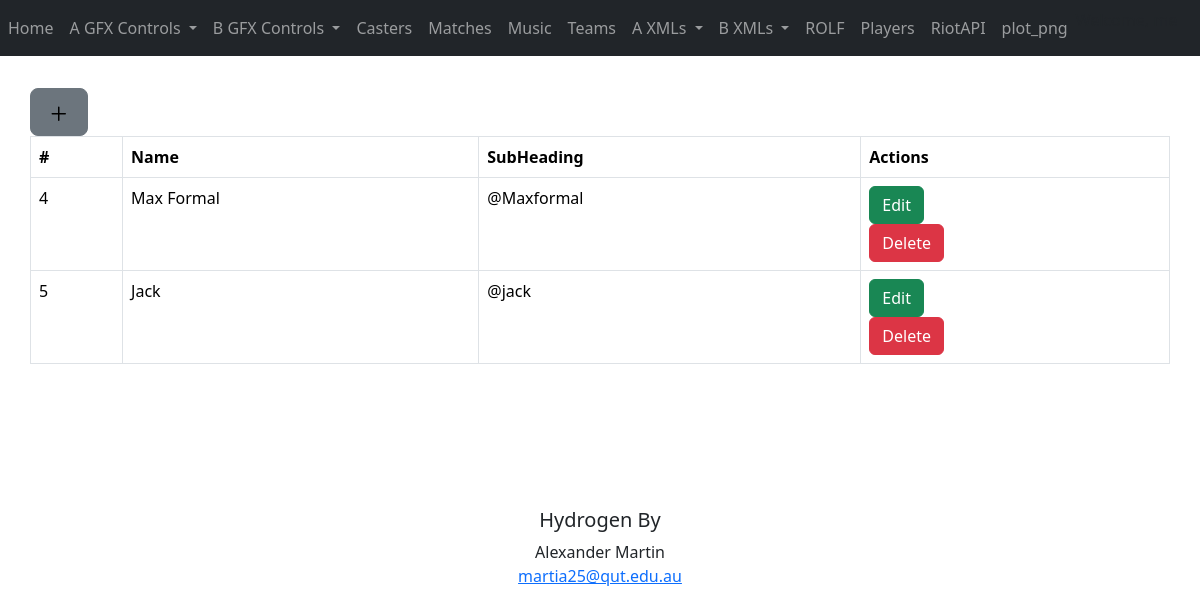
Before: /Casters/ with the older database file.
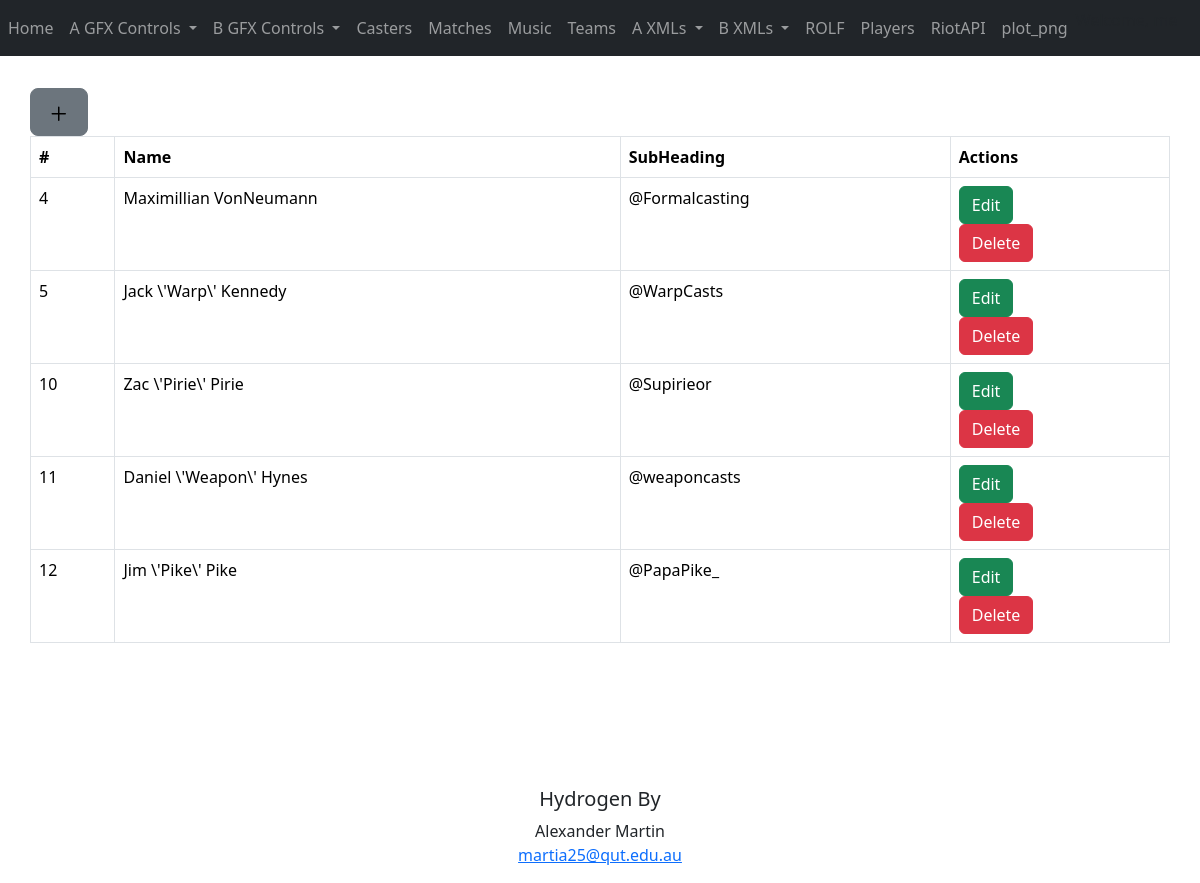
After: the same page with the newer database file.
### App/models.py (models this page shows)
class Casters(db.Model):
    __tablename__="Casters"
    id = db.Column(db.Integer, primary_key=True)
    name = db.Column(db.String(64))
    subname = db.Column(db.String(64))

### App/BluePrints/CastersBP.py (the view)
@bp.route('/Casters/')
def casters():
    data = Casters.query.all()
    return render_template('Casters/Casters.html', headings = headings.CasterHeadings , data = data)

### App/templates/Casters/Casters.html (shortened to what this page needs)
{% extends "Base.html" %}
{% import "bootstrap/wtf.html" as wtf %}
{% block content %}
<div class="container">
    <div>
        <a type="button" class="btn btn-secondary btn-lg btn-block" href={{url_for('CastersBP.castersadd')}}><img src="../static/img/plus.svg"></a>
    </div>
  <div class="row">
    <div class="col-12">
      <table class="table table-bordered">
        <thead>
          <tr>
            {% for header in headings%}
            <th scope="col">{{ header }}</th>
            {% endfor %}
          </tr>
        </thead>
        <tbody>
            {% for caster in data%}
                <tr>
                    <td>
                        {{caster.id}}
                    </td>
                    <td>
                        {{caster.name}}
                    </td>
                    <td>
                        {{caster.subname}}
                    </td>
                    <td>
                      <button type="button" class="btn btn-success" onclick="Edit('{{caster.id}}')">Edit</button>
                      <button type="button" class="btn btn-danger" onclick="Del('{{caster.id}}')">Delete</button>
                    </td>
                </tr>
            {% endfor %}
        </tbody>
      </table>
    </div>
  </div>
</div>
{% endblock %}

### App/templates/Base.html (shortened to what this page needs)
<!doctype html>
<html lang="en">
  <head>
	<link href="https://cdn.jsdelivr.net/npm/bootstrap@5.3.2/dist/css/bootstrap.min.css" rel="stylesheet">
  </head>
  <body>
	<nav class="navbar navbar-expand-lg navbar-dark bg-dark">
		<div class="position-relative" id="navbarSupportedContent">
			<ul class="navbar-nav mr-auto">
				<li class="nav-item active">
					<a class="nav-link" href={{url_for('main.index')}}>Home</a>
				</li>
				<li class="nav-item dropdown">
					<div class="dropdown">
						<a class="nav-link dropdown-toggle" type="button" data-bs-toggle="dropdown" aria-expanded="false">
							A GFX Controls
						</a>
					</div>
				</li>
				<li class="nav-item dropdown">
					<div class="dropdown">
						<a class="nav-link dropdown-toggle" type="button" data-bs-toggle="dropdown" aria-expanded="false">
							B GFX Controls
						</a>
					</div>
				</li>
				<li class="nav-item"><a class="nav-link" href={{url_for('CastersBP.casters')}}>Casters</a></li>
				<li class="nav-item"><a class="nav-link" href={{url_for('MatchesBP.match')}}>Matches</a></li>
				<li class="nav-item"><a class="nav-link" href={{url_for('MusicBP.music')}}>Music</a></li>
				<li class="nav-item"><a class="nav-link" href={{url_for('TeamsBP.teams')}}>Teams</a></li>
				<li class="nav-item dropdown">
					<div class="dropdown">
						<a class="nav-link dropdown-toggle" type="button" data-bs-toggle="dropdown" aria-expanded="false">
							A XMLs
						</a>
					</div>
				</li>
				<li class="nav-item dropdown">
					<div class="dropdown">
						<a class="nav-link dropdown-toggle" type="button" data-bs-toggle="dropdown" aria-expanded="false">
							B XMLs
						</a>
					</div>
				</li>
				<li class="nav-item"><a class="nav-link" href={{url_for('ROLFBP.rolf')}}>ROLF</a></li>
				<li class="nav-item"><a class="nav-link" href={{url_for('PlayersBP.players')}}>Players</a></li>
				<li class="nav-item"><a class="nav-link" href={{url_for('main.RiotAPI')}}>RiotAPI</a></li>
				<li class="nav-item"><a class="nav-link" href={{url_for('Plot.plot_png')}}>plot_png</a></li>
				<li class="nav-item nav=link disabled text-muted" href = "#">
					<span>Welcome, me</span>
				</li>
			</ul>
		</div>
    </nav>
    {% block content %}
    {% endblock %}
    <footer>
		<center>
		<br>
		<br>
		<br>
		<br>
		<h5>Hydrogen By</h5>
        <p>Alexander Martin<br>
		<a href="n10625194@qut.edu.au">martia25@qut.edu.au</a></p>
		</center>
      </footer>
  </body>
</html>

### App/templates/Casters/Casters.html (style rules this page uses)
.container { padding: 2rem 0rem; }

Changed rows visible on the page:
changed Casters id 4: name "Max Formal" → "Maximillian VonNeumann"; subname "@Maxformal" → "@Formalcasting"
changed Casters id 5: name "Jack" → "Jack \\'Warp\\' Kennedy"; subname "@jack" → "@WarpCasts"
added Casters: id "10", name "Zac \\'Pirie\\' Pirie", subname "@Supirieor"
added Casters: id "11", name "Daniel \\'Weapon\\' Hynes", subname "@weaponcasts"
added Casters: id "12", name "Jim \\'Pike\\' Pike", subname "@PapaPike_"
